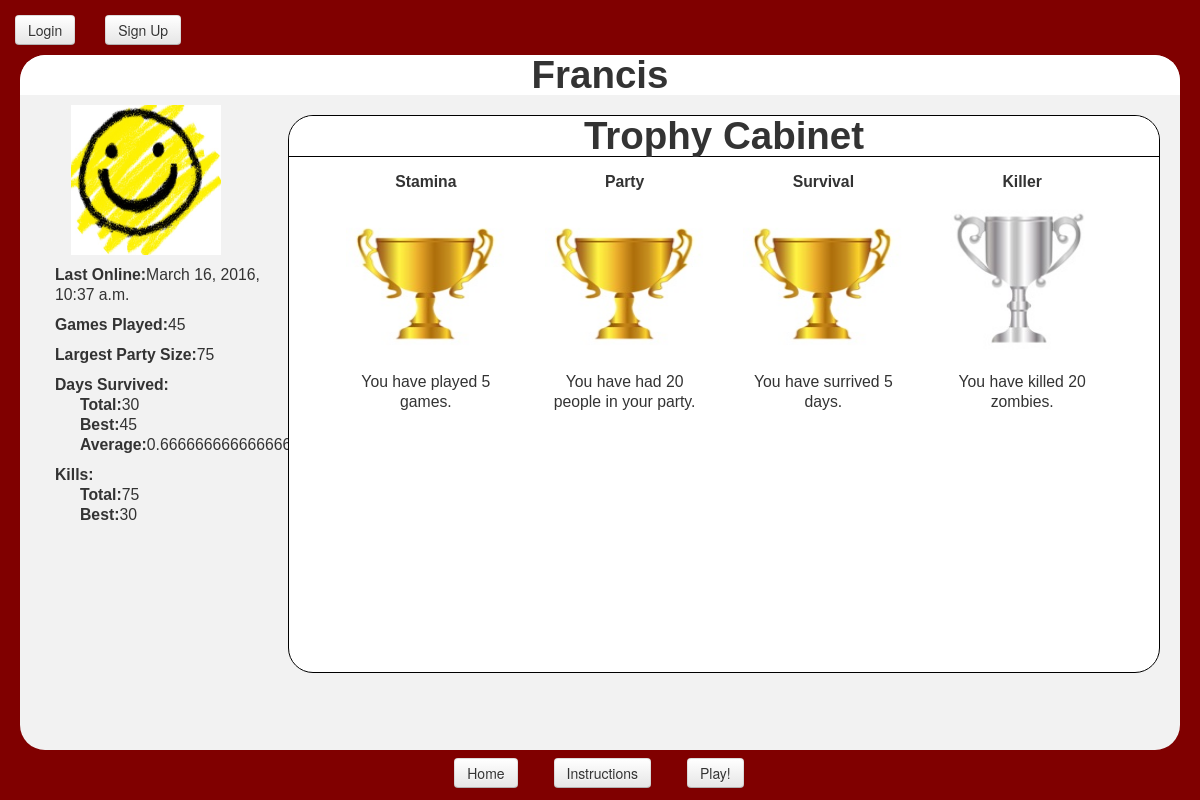
The page /zombie_search/profile/francis/ on the database its author committed.
### zombie_search/models.py (models this page shows, shortened)
class Player(models.Model):
    user = models.OneToOneField(User)
    profile_picture = models.ImageField(upload_to = "player-proflies", blank=True)
    player_state = PickledObjectField()
    update_state = PickledObjectField()
    street = PickledObjectField()
    game_state = PickledObjectField()
    games_played = models.IntegerField(default=0)
    total_days = models.IntegerField(default=0)
    avg_days = models.FloatField(default=0.0)
    most_days_survived = models.IntegerField(default=0)
    most_kills = models.IntegerField(default=0)
    total_kills = models.IntegerField(default=0)
    most_people = models.IntegerField(default=0)
    slug = models.SlugField(unique=True)

class Badge(models.Model):
    type = models.CharField(max_length=10)
    description = models.CharField(max_length=100)
    criteria = models.IntegerField(default=0)
    level = models.IntegerField(default=0)
    icon = models.URLField(blank=True)#fixed???
    def __unicode__(self):
        return self.type

### zombie_search/views.py (the view)
# urls.py: url(r'^profile/(?P<user_slug>[\w\-]+)/$', views.profile, name ='profile'),
def profile(request, user_slug):
    context = RequestContext(request)
    try:
        player = Player.objects.get(slug=user_slug)
    except:
        player = None
    a = Achievement.objects.filter(player=player)
    player_badges = []
    for achievement in a:
        badge = achievement.badge
        player_badges += [badge]
    u = player.user == request.user
    context_dict = {'player': player,
					'badges': player_badges,
					'u': u,
                    'slug': get_user_slug(request),
                    }
    return render_to_response('zombie_search/Profile.html', context_dict, context)

### zombie_search/views.py (called while the page is built)
def get_user_slug(request):
    username = request.user
    try:
        player = Player.objects.get(user = username)
        user_slug = player.slug
    except:
        user_slug = None
    return user_slug

### templates/zombie_search/Profile.html (shortened to what this page needs)
{% extends 'zombie_search/Base.html' %}
{% load static %}
{% block header %}{{ player.user.username }}{% endblock %}
{% block body %}
{% if player %}
	<div id="player_stats">
		{% if player.profile_picture %}
			<img src="{{ player.profile_picture }}" alt= "{{ player.user.username }}'s profile picture" />
		{% else %}
			<img src="{% static 'img/default_profilepic.jpg' %}" alt="default profile pic" />
		{% endif %}
		<ul>
			<li><strong>Last Online:</strong>{{ player.user.last_login }}</li>
			<li style="margin-top:10px"><strong>Games Played:</strong>{{ player.games_played }}</li>
			<li style="margin-top:10px"><strong>Largest Party Size:</strong>{{ player.most_people }}</li>
			<li style="margin-top:10px"><strong>Days Survived:</strong></li>
			<ul>
				<li><strong>Total:</strong>{{ player.total_days }}</li>
				<li><strong>Best:</strong>{{ player.most_days_survived }}</li>
				<li><strong>Average:</strong>{{ player.avg_days }}</li>
			</ul>
			<li style="margin-top:10px"><strong>Kills:</strong></li>
			<ul>
				<li><strong>Total:</strong>{{ player.total_kills }}</li>
				<li><strong>Best:</strong>{{ player.most_kills }}</li>
			</ul>
	</div>
	<div id="trophy">
		<h1>Trophy Cabinet</h1>
		{% for badge in badges %}
			<div id="badge">
				<li><strong>{{ badge }}</strong></li>
				<li><img src="{{ badge.icon }}" alt="{{ badge }} trophy" /></li>
				<li>{{ badge.description }}</li>
			</div>
		{% endfor %}
	</div>
{% else %}
	<strong style="float: center; font-size=200%"><br /> <br />No user found! Please try again...</strong>
{% endif %}
{% endblock %}

### static/css/base_style.css (style rules this page uses)
body { background-color: #800000; }
#main h1 { background-color: white; border-radius: 25px 25px 0px 0px; text-align: center; padding: 0px; margin: 0px; }
#player_stats { width: 20%; height: 90%; float: left; margin-left: 10px; display: inline; font-size: 75%; }
#player_stats img { margin-top: 10px; margin-bottom: 10px; width: 150px; height: 150px; }
#player_stats li { list-style: none; text-align: left; }
#trophy { background-color: white; margin-top: 20px; margin-right: 20px; font-family: "arial"; width: 75%; height: 80%; float: right; text-align: center; font-size: 150%; border-radius: 25px; border: solid black; border-width: 1px; }
#badge { display: inline-block; padding: 15px; height: 160px; width: 160px; }
#badge li { list-style: none; margin-bottom: 10px; font-size: 50%; }
#trophy h1 { border-bottom: solid black; border-width: 1px; }
#trophy img { display: inline; height: 160px; width: 160px; font-size:50%; }

### rows shown on the page
Player: user.username "Francis", user.last_login "March 16, 2016, 10:37 a.m.", games_played "45", most_people "75", total_days "30", most_days_survived "45", avg_days "0.6666666666666666", total_kills "75", most_kills "30"
Badge: type "Stamina", description "You have played 5 games."
Badge: type "Party", description "You have had 20 people in your party."
Badge: type "Survival", description "You have surrived 5 days."
Badge: type "Killer", shows a picture, description "You have killed 20 zombies."
